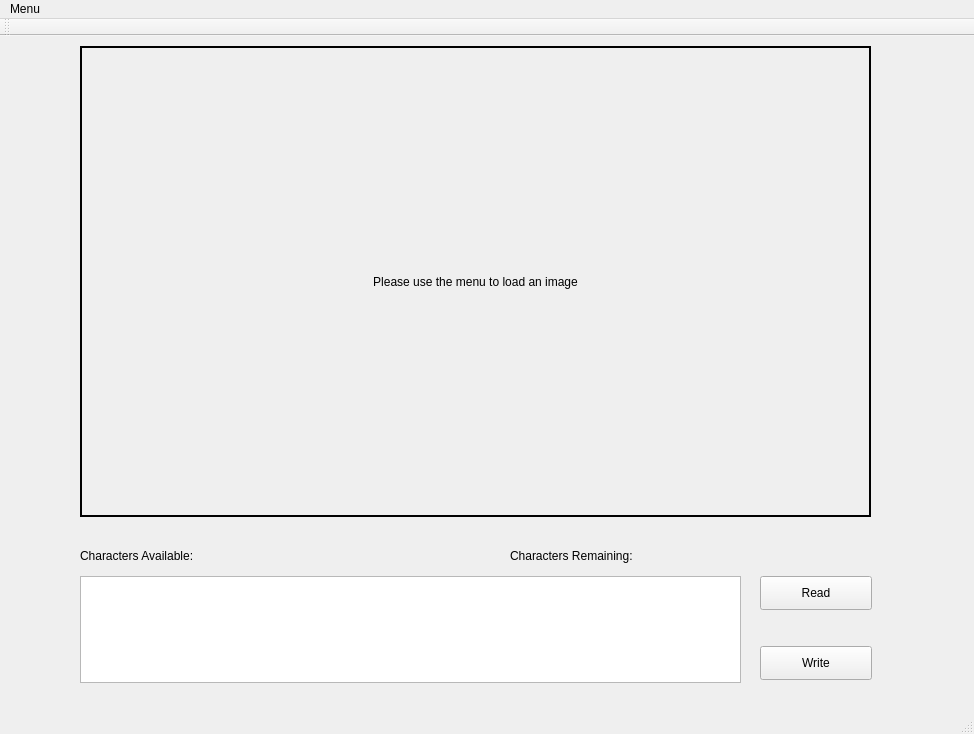
<?xml version="1.0" encoding="UTF-8"?>
<ui version="4.0">
 <class>SteganographyGUIClass</class>
 <widget class="QMainWindow" name="SteganographyGUIClass">
  <property name="geometry">
   <rect>
    <x>0</x>
    <y>0</y>
    <width>974</width>
    <height>734</height>
   </rect>
  </property>
  <property name="windowTitle">
   <string>SteganographyGUI</string>
  </property>
  <widget class="QWidget" name="centralWidget">
   <widget class="QLabel" name="imageLabel">
    <property name="geometry">
     <rect>
      <x>80</x>
      <y>10</y>
      <width>791</width>
      <height>471</height>
     </rect>
    </property>
    <property name="frameShape">
     <enum>QFrame::WinPanel</enum>
    </property>
    <property name="text">
     <string>Please use the menu to load an image</string>
    </property>
    <property name="alignment">
     <set>Qt::AlignCenter</set>
    </property>
   </widget>
   <widget class="SecretMessageTextEdit" name="messageBox">
    <property name="geometry">
     <rect>
      <x>80</x>
      <y>540</y>
      <width>661</width>
      <height>107</height>
     </rect>
    </property>
   </widget>
   <widget class="QPushButton" name="readButton">
    <property name="geometry">
     <rect>
      <x>760</x>
      <y>540</y>
      <width>112</width>
      <height>34</height>
     </rect>
    </property>
    <property name="text">
     <string>Read</string>
    </property>
   </widget>
   <widget class="QPushButton" name="writeButton">
    <property name="geometry">
     <rect>
      <x>760</x>
      <y>610</y>
      <width>112</width>
      <height>34</height>
     </rect>
    </property>
    <property name="text">
     <string>Write</string>
    </property>
   </widget>
   <widget class="QLabel" name="charAvailableLabel">
    <property name="geometry">
     <rect>
      <x>80</x>
      <y>510</y>
      <width>221</width>
      <height>19</height>
     </rect>
    </property>
    <property name="text">
     <string>Characters Available: </string>
    </property>
   </widget>
   <widget class="QLabel" name="charRemainingLabel">
    <property name="geometry">
     <rect>
      <x>510</x>
      <y>510</y>
      <width>251</width>
      <height>19</height>
     </rect>
    </property>
    <property name="text">
     <string>Characters Remaining:</string>
    </property>
   </widget>
  </widget>
  <widget class="QMenuBar" name="menuBar">
   <property name="geometry">
    <rect>
     <x>0</x>
     <y>0</y>
     <width>974</width>
     <height>31</height>
    </rect>
   </property>
   <widget class="QMenu" name="menuMenu">
    <property name="title">
     <string>Menu</string>
    </property>
    <addaction name="actionOpen"/>
    <addaction name="actionSave"/>
    <addaction name="separator"/>
    <addaction name="actionClose"/>
    <addaction name="actionExit"/>
   </widget>
   <addaction name="menuMenu"/>
  </widget>
  <widget class="QToolBar" name="mainToolBar">
   <attribute name="toolBarArea">
    <enum>TopToolBarArea</enum>
   </attribute>
   <attribute name="toolBarBreak">
    <bool>false</bool>
   </attribute>
  </widget>
  <widget class="QStatusBar" name="statusBar"/>
  <action name="actionOpen">
   <property name="text">
    <string>Open...</string>
   </property>
  </action>
  <action name="actionSave">
   <property name="text">
    <string>Save...</string>
   </property>
  </action>
  <action name="actionClose">
   <property name="text">
    <string>Close</string>
   </property>
  </action>
  <action name="actionExit">
   <property name="text">
    <string>Exit</string>
   </property>
  </action>
 </widget>
 <layoutdefault spacing="6" margin="11"/>
 <customwidgets>
  <customwidget>
   <class>SecretMessageTextEdit</class>
   <extends>QTextEdit</extends>
   <header>secretmessagetextedit.hpp</header>
   <slots>
    <signal>sendTextSignal(QString)</signal>
    <signal>sendUpdateSignal(QString)</signal>
    <slot>sendTextSlot()</slot>
    <slot>sendUpdateSlot()</slot>
   </slots>
  </customwidget>
 </customwidgets>
 <resources>
  <include location="SteganographyGUI.qrc"/>
 </resources>
 <connections>
  <connection>
   <sender>actionExit</sender>
   <signal>triggered()</signal>
   <receiver>SteganographyGUIClass</receiver>
   <slot>close()</slot>
   <hints>
    <hint type="sourcelabel">
     <x>-1</x>
     <y>-1</y>
    </hint>
    <hint type="destinationlabel">
     <x>486</x>
     <y>366</y>
    </hint>
   </hints>
  </connection>
  <connection>
   <sender>actionOpen</sender>
   <signal>triggered()</signal>
   <receiver>SteganographyGUIClass</receiver>
   <slot>openBMP()</slot>
   <hints>
    <hint type="sourcelabel">
     <x>-1</x>
     <y>-1</y>
    </hint>
    <hint type="destinationlabel">
     <x>486</x>
     <y>366</y>
    </hint>
   </hints>
  </connection>
  <connection>
   <sender>SteganographyGUIClass</sender>
   <signal>sendPixmap(QPixmap)</signal>
   <receiver>imageLabel</receiver>
   <slot>setPixmap(QPixmap)</slot>
   <hints>
    <hint type="sourcelabel">
     <x>38</x>
     <y>341</y>
    </hint>
    <hint type="destinationlabel">
     <x>116</x>
     <y>344</y>
    </hint>
   </hints>
  </connection>
  <connection>
   <sender>actionClose</sender>
   <signal>triggered()</signal>
   <receiver>SteganographyGUIClass</receiver>
   <slot>closeBMP()</slot>
   <hints>
    <hint type="sourcelabel">
     <x>-1</x>
     <y>-1</y>
    </hint>
    <hint type="destinationlabel">
     <x>486</x>
     <y>366</y>
    </hint>
   </hints>
  </connection>
  <connection>
   <sender>readButton</sender>
   <signal>clicked()</signal>
   <receiver>SteganographyGUIClass</receiver>
   <slot>readBMP()</slot>
   <hints>
    <hint type="sourcelabel">
     <x>842</x>
     <y>597</y>
    </hint>
    <hint type="destinationlabel">
     <x>874</x>
     <y>553</y>
    </hint>
   </hints>
  </connection>
  <connection>
   <sender>SteganographyGUIClass</sender>
   <signal>setMessageBox(QString)</signal>
   <receiver>messageBox</receiver>
   <slot>setText(QString)</slot>
   <hints>
    <hint type="sourcelabel">
     <x>32</x>
     <y>658</y>
    </hint>
    <hint type="destinationlabel">
     <x>110</x>
     <y>663</y>
    </hint>
   </hints>
  </connection>
  <connection>
   <sender>SteganographyGUIClass</sender>
   <signal>setCharactersAvailable(QString)</signal>
   <receiver>charAvailableLabel</receiver>
   <slot>setText(QString)</slot>
   <hints>
    <hint type="sourcelabel">
     <x>42</x>
     <y>568</y>
    </hint>
    <hint type="destinationlabel">
     <x>102</x>
     <y>563</y>
    </hint>
   </hints>
  </connection>
  <connection>
   <sender>writeButton</sender>
   <signal>clicked()</signal>
   <receiver>messageBox</receiver>
   <slot>sendTextSlot()</slot>
   <hints>
    <hint type="sourcelabel">
     <x>776</x>
     <y>675</y>
    </hint>
    <hint type="destinationlabel">
     <x>690</x>
     <y>672</y>
    </hint>
   </hints>
  </connection>
  <connection>
   <sender>messageBox</sender>
   <signal>sendTextSignal(QString)</signal>
   <receiver>SteganographyGUIClass</receiver>
   <slot>writeBMP(QString)</slot>
   <hints>
    <hint type="sourcelabel">
     <x>454</x>
     <y>601</y>
    </hint>
    <hint type="destinationlabel">
     <x>452</x>
     <y>562</y>
    </hint>
   </hints>
  </connection>
  <connection>
   <sender>actionSave</sender>
   <signal>triggered()</signal>
   <receiver>SteganographyGUIClass</receiver>
   <slot>saveBMP()</slot>
   <hints>
    <hint type="sourcelabel">
     <x>-1</x>
     <y>-1</y>
    </hint>
    <hint type="destinationlabel">
     <x>486</x>
     <y>366</y>
    </hint>
   </hints>
  </connection>
  <connection>
   <sender>messageBox</sender>
   <signal>textChanged()</signal>
   <receiver>messageBox</receiver>
   <slot>sendUpdateSlot()</slot>
   <hints>
    <hint type="sourcelabel">
     <x>410</x>
     <y>640</y>
    </hint>
    <hint type="destinationlabel">
     <x>410</x>
     <y>640</y>
    </hint>
   </hints>
  </connection>
  <connection>
   <sender>SteganographyGUIClass</sender>
   <signal>updateCharRemaining(QString)</signal>
   <receiver>charRemainingLabel</receiver>
   <slot>setText(QString)</slot>
   <hints>
    <hint type="sourcelabel">
     <x>520</x>
     <y>543</y>
    </hint>
    <hint type="destinationlabel">
     <x>564</x>
     <y>567</y>
    </hint>
   </hints>
  </connection>
  <connection>
   <sender>messageBox</sender>
   <signal>sendUpdateSignal(QString)</signal>
   <receiver>SteganographyGUIClass</receiver>
   <slot>updateCharRemainingSlot(QString)</slot>
   <hints>
    <hint type="sourcelabel">
     <x>259</x>
     <y>658</y>
    </hint>
    <hint type="destinationlabel">
     <x>40</x>
     <y>585</y>
    </hint>
   </hints>
  </connection>
  <connection>
   <sender>SteganographyGUIClass</sender>
   <signal>toggleEnabled(bool)</signal>
   <receiver>writeButton</receiver>
   <slot>setEnabled(bool)</slot>
   <hints>
    <hint type="sourcelabel">
     <x>486</x>
     <y>366</y>
    </hint>
    <hint type="destinationlabel">
     <x>815</x>
     <y>673</y>
    </hint>
   </hints>
  </connection>
 </connections>
 <slots>
  <signal>sendPixmap(QPixmap)</signal>
  <signal>setMessageBox(QString)</signal>
  <signal>setCharactersAvailable(QString)</signal>
  <signal>updateCharRemaining(QString)</signal>
  <signal>toggleEnabled(bool)</signal>
  <slot>openBMP()</slot>
  <slot>closeBMP()</slot>
  <slot>readBMP()</slot>
  <slot>writeBMP(QString)</slot>
  <slot>saveBMP()</slot>
  <slot>updateCharRemainingSlot(QString)</slot>
 </slots>
</ui>
